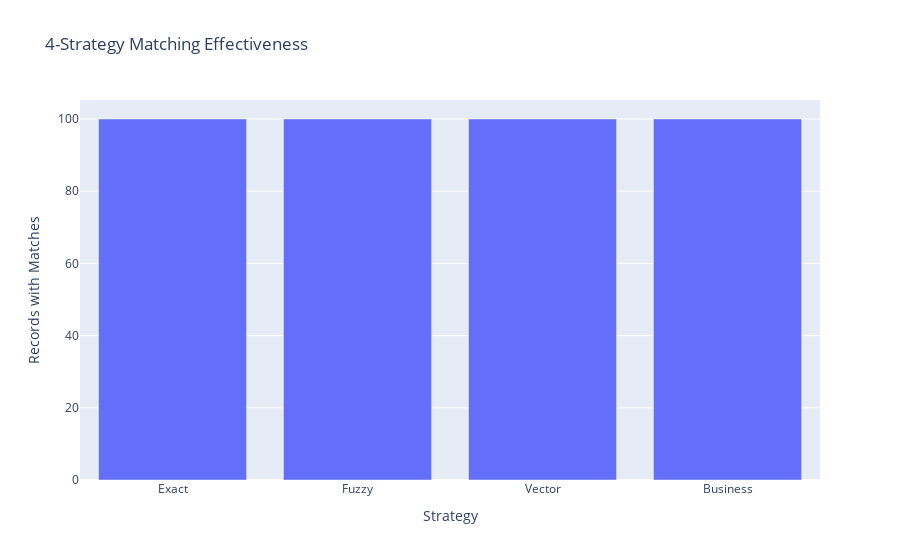

Notebook cell for this chart:
### Code cell
# Strategy effectiveness analysis
print("🎯 4-Strategy Effectiveness Analysis:")

strategy_stats = pd.DataFrame({
    'Strategy': ['Exact', 'Fuzzy', 'Vector', 'Business'],
    'Records_with_Matches': [
        (transactions_df['exact_matches'] > 0).sum(),
        (transactions_df['fuzzy_matches'] > 0).sum(),
        (transactions_df['vector_matches'] > 0).sum(),
        (transactions_df['business_matches'] > 0).sum()
    ],
    'Average_Score': [
        transactions_df['exact_score'].mean(),
        transactions_df['fuzzy_score'].mean(),
        transactions_df['vector_score'].mean(),
        transactions_df['business_score'].mean()
    ]
})

display(strategy_stats)

# Strategy effectiveness chart
fig = px.bar(
    strategy_stats,
    x='Strategy',
    y='Records_with_Matches',
    title='4-Strategy Matching Effectiveness',
    labels={'Records_with_Matches': 'Records with Matches'}
)
fig.show()

print("✅ Strategy analysis complete!")

### Figure 1 — Plotly figure (JSON) as saved in the notebook; plotly's stock layout.template omitted (floating-point values rounded to 4 significant figures)
{"data": [{"hovertemplate": "Strategy=%{x}<br>Records with Matches=%{y}<extra></extra>", "legendgroup": "", "marker": {"color": "#636efa", "pattern": {"shape": ""}}, "name": "", "orientation": "v", "showlegend": false, "textposition": "auto", "type": "bar", "x": ["Exact", "Fuzzy", "Vector", "Business"], "xaxis": "x", "y": [100, 100, 100, 100], "yaxis": "y"}], "layout": {"barmode": "relative", "legend": {"tracegroupgap": 0}, "title": {"text": "4-Strategy Matching Effectiveness"}, "xaxis": {"anchor": "y", "domain": [0, 1], "title": {"text": "Strategy"}}, "yaxis": {"anchor": "x", "domain": [0, 1], "title": {"text": "Records with Matches"}}}}
